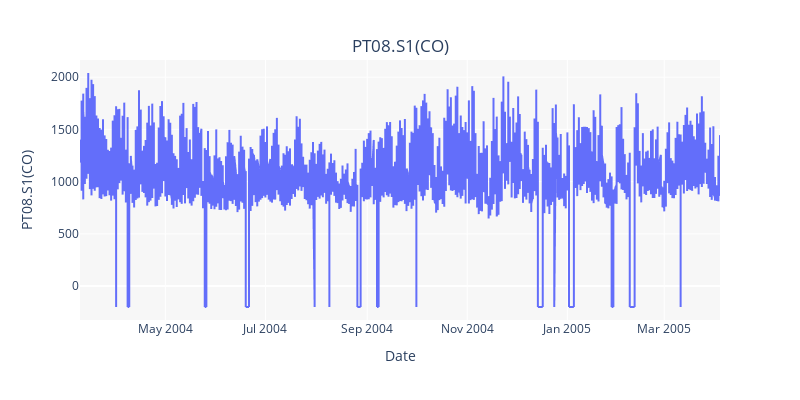

The code cell stored with this chart in its notebook:
### Code cell
#### plot
fig = px.line(df, x= "Date", y='PT08.S1(CO)')
fig.update_layout(
    plot_bgcolor='rgb(247, 247, 247)',
    autosize=False,
    width=800,
    height=400,
    title={
        'text': 'PT08.S1(CO)' ,
        'y':0.9,
        'x':0.5,
        'xanchor': 'center',
        'yanchor': 'top'}
    )
fig.show()

#data = df['Enrollments'].values

### Figure 1 — Plotly figure (JSON) as saved in the notebook; plotly's stock layout.template omitted (floating-point values rounded to 4 significant figures; data arrays with more than 128 entries replaced by an {"elided": "..."} marker saying what was removed)
{"data": [{"hovertemplate": "Date=%{x}<br>PT08.S1(CO)=%{y}<extra></extra>", "legendgroup": "", "line": {"color": "#636efa", "dash": "solid"}, "mode": "lines", "name": "", "showlegend": false, "type": "scattergl", "x": {"elided": "9471 str values"}, "xaxis": "x", "y": {"elided": "9471 int values"}, "yaxis": "y"}], "layout": {"autosize": false, "height": 400, "legend": {"tracegroupgap": 0}, "margin": {"t": 60}, "plot_bgcolor": "rgb(247, 247, 247)", "title": {"text": "PT08.S1(CO)", "x": 0.5, "xanchor": "center", "y": 0.9, "yanchor": "top"}, "width": 800, "xaxis": {"anchor": "y", "domain": [0, 1], "title": {"text": "Date"}}, "yaxis": {"anchor": "x", "domain": [0, 1], "title": {"text": "PT08.S1(CO)"}}}}
